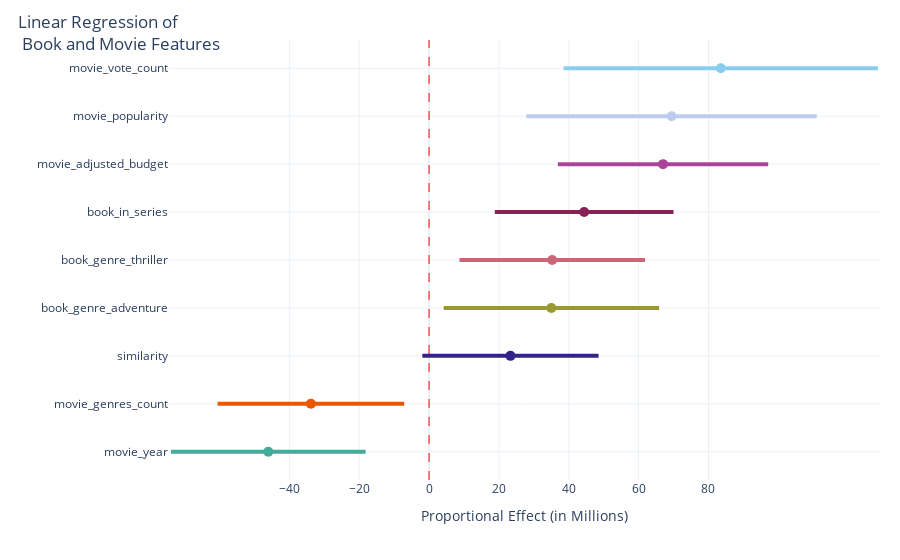

Notebook cell for this chart:
### Code cell
import plotly.graph_objects as go
import matplotlib.pyplot as plt

to_include = results.params[results.pvalues < 0.10][1:].sort_values() # get only those with significant pvalues
confidence_intervals = results.conf_int().loc[to_include.index]
ci_values = confidence_intervals.values
colors = [color_palette.get(feature, "#eb5600") for feature in to_include.index]  

fig = go.Figure()

fig.add_trace(go.Scatter(
    x=to_include.values / 1e6,  # Scale x-axis values to 1e6
    y=to_include.index,
    mode='markers',
    marker=dict(size=10, color=colors),
    name="Proportional Effect",
    hoverinfo="text",
    text=[
        f"Feature: {feature}<br>Proportional Effect: {effect / 1e6:.2f} Millions<br>CI: ({ci[0] / 1e6:.2f} Millions, {ci[1] / 1e6:.2f} Millions)"
        for feature, effect, ci in zip(to_include.index, to_include.values.astype(float), ci_values.astype(float))
    ]
))


for i, (ci, color) in enumerate(zip(ci_values, colors)):
    fig.add_shape(
        type="line",
        x0=ci[0] / 1e6,  # Lower CI bound
        x1=ci[1] / 1e6,  # Upper CI bound
        y0=i,  
        y1=i,  
        line=dict(color=color, width=4, dash='solid')  
    )

fig.add_vline(
    x=0,
    line=dict(color="red", width=1, dash='dash'),
)
fig.update_layout(
    title=dict(
        text="Linear Regression of <br> Book and Movie Features",  # Bold the title
        x=0.02, y=0.95  
    ),
    xaxis=dict(
        title="Proportional Effect (in Millions)",
        tickvals=[-40, -20, 0, 20, 40, 60, 80],
    ),

    yaxis=dict(
        title="",
        tickmode="array",
        tickvals=list(range(len(to_include.index))),
        ticktext=list(to_include.index)
    ),
    template="plotly_white",
    width=None,
    height=None,     
    margin=dict(t=40, l=20, r=20),
)

fig.show()

### Figure 1 — Plotly figure (JSON) as saved in the notebook; plotly's stock layout.template omitted (floating-point values rounded to 4 significant figures)
{"data": [{"hoverinfo": "text", "marker": {"color": ["#44AA99", "#eb5600", "#332288", "#999933", "#CC6677", "#882255", "#AA4499", "#BBCCEE", "#88CCEE"], "size": 10}, "mode": "markers", "name": "Proportional Effect", "text": ["Feature: movie_year<br>Proportional Effect: -46.02 Millions<br>CI: (-73.88 Millions, -18.16 Millions)", "Feature: movie_genres_count<br>Proportional Effect: -33.82 Millions<br>CI: (-60.53 Millions, -7.11 Millions)", "Feature: similarity<br>Proportional Effect: 23.31 Millions<br>CI: (-1.92 Millions, 48.53 Millions)", "Feature: book_genre_adventure<br>Proportional Effect: 35.02 Millions<br>CI: (4.19 Millions, 65.86 Millions)", "Feature: book_genre_thriller<br>Proportional Effect: 35.26 Millions<br>CI: (8.70 Millions, 61.81 Millions)", "Feature: book_in_series<br>Proportional Effect: 44.41 Millions<br>CI: (18.82 Millions, 69.99 Millions)", "Feature: movie_adjusted_budget<br>Proportional Effect: 66.98 Millions<br>CI: (36.88 Millions, 97.09 Millions)", "Feature: movie_popularity<br>Proportional Effect: 69.43 Millions<br>CI: (27.86 Millions, 111.00 Millions)", "Feature: movie_vote_count<br>Proportional Effect: 83.52 Millions<br>CI: (38.52 Millions, 128.53 Millions)"], "type": "scatter", "x": [-46.02, -33.82, 23.31, 35.02, 35.26, 44.41, 66.98, 69.43, 83.52], "y": ["movie_year", "movie_genres_count", "similarity", "book_genre_adventure", "book_genre_thriller", "book_in_series", "movie_adjusted_budget", "movie_popularity", "movie_vote_count"]}], "layout": {"margin": {"l": 20, "r": 20, "t": 40}, "shapes": [{"line": {"color": "#44AA99", "dash": "solid", "width": 4}, "type": "line", "x0": -73.88, "x1": -18.16, "y0": 0, "y1": 0}, {"line": {"color": "#eb5600", "dash": "solid", "width": 4}, "type": "line", "x0": -60.53, "x1": -7.113, "y0": 1, "y1": 1}, {"line": {"color": "#332288", "dash": "solid", "width": 4}, "type": "line", "x0": -1.919, "x1": 48.53, "y0": 2, "y1": 2}, {"line": {"color": "#999933", "dash": "solid", "width": 4}, "type": "line", "x0": 4.187, "x1": 65.86, "y0": 3, "y1": 3}, {"line": {"color": "#CC6677", "dash": "solid", "width": 4}, "type": "line", "x0": 8.702, "x1": 61.81, "y0": 4, "y1": 4}, {"line": {"color": "#882255", "dash": "solid", "width": 4}, "type": "line", "x0": 18.82, "x1": 69.99, "y0": 5, "y1": 5}, {"line": {"color": "#AA4499", "dash": "solid", "width": 4}, "type": "line", "x0": 36.88, "x1": 97.09, "y0": 6, "y1": 6}, {"line": {"color": "#BBCCEE", "dash": "solid", "width": 4}, "type": "line", "x0": 27.86, "x1": 111.0, "y0": 7, "y1": 7}, {"line": {"color": "#88CCEE", "dash": "solid", "width": 4}, "type": "line", "x0": 38.52, "x1": 128.5, "y0": 8, "y1": 8}, {"line": {"color": "red", "dash": "dash", "width": 1}, "type": "line", "x0": 0, "x1": 0, "xref": "x", "y0": 0, "y1": 1, "yref": "y domain"}], "title": {"text": "Linear Regression of <br> Book and Movie Features", "x": 0.02, "y": 0.95}, "xaxis": {"tickvals": [-40, -20, 0, 20, 40, 60, 80], "title": {"text": "Proportional Effect (in Millions)"}}, "yaxis": {"tickmode": "array", "ticktext": ["movie_year", "movie_genres_count", "similarity", "book_genre_adventure", "book_genre_thriller", "book_in_series", "movie_adjusted_budget", "movie_popularity", "movie_vote_count"], "tickvals": [0, 1, 2, 3, 4, 5, 6, 7, 8], "title": {"text": ""}}}}
